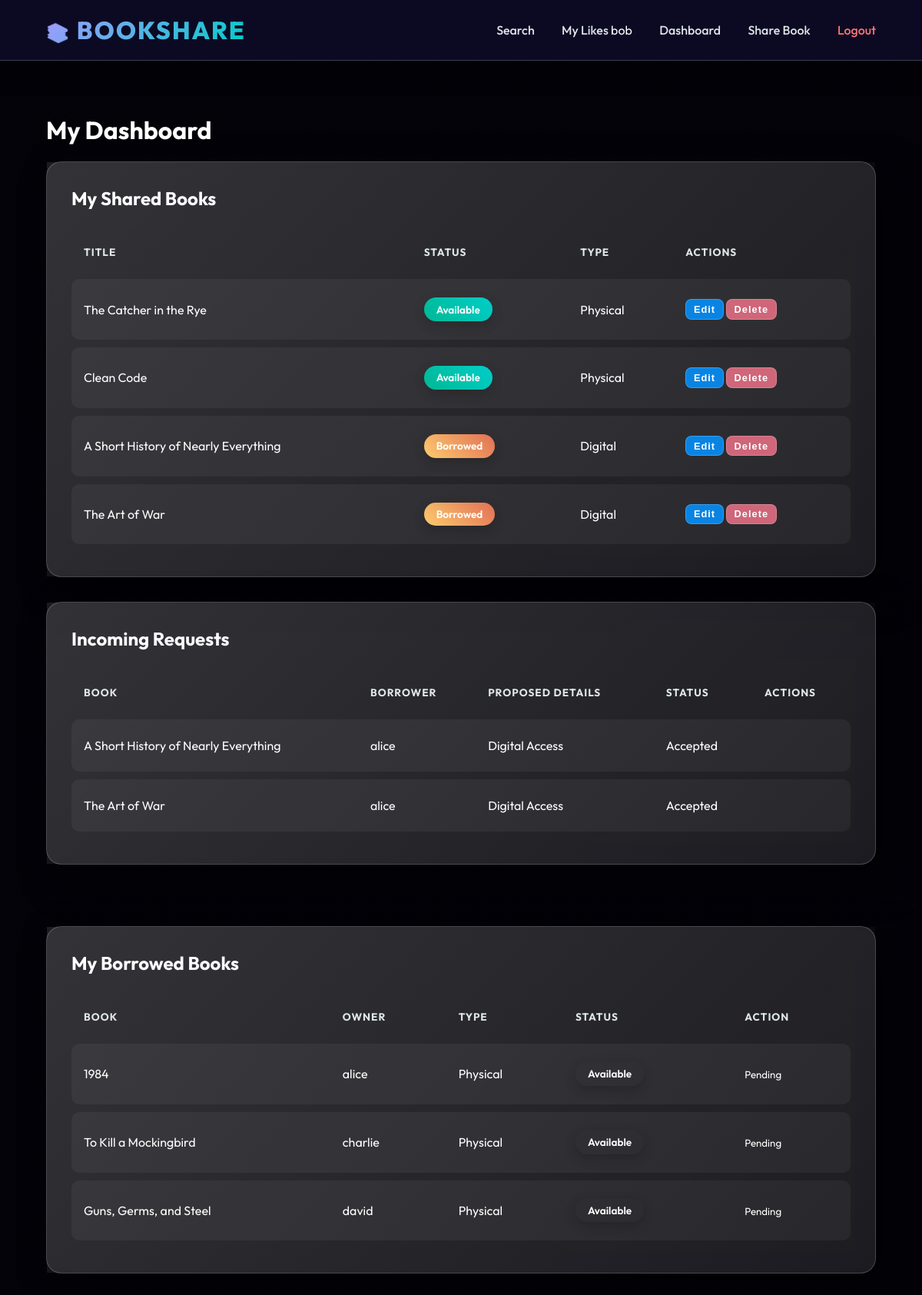
The page /dashboard (signed in) on the database its author committed.
### models.py (models this page shows, shortened)
class User(UserMixin, db.Model):
    id = db.Column(db.Integer, primary_key=True)
    username = db.Column(db.String(80), unique=True, nullable=False)
    email = db.Column(db.String(120), unique=True, nullable=False)
    password_hash = db.Column(db.String(128))
    role = db.Column(db.String(20), nullable=False, default='Member') # Member or Admin
    is_blocked = db.Column(db.Boolean, default=False)

class Book(db.Model):
    id = db.Column(db.Integer, primary_key=True)
    title = db.Column(db.String(200), nullable=False)
    author = db.Column(db.String(200), nullable=False)
    category = db.Column(db.String(100), nullable=False)
    type = db.Column(db.String(20), nullable=False) # Physical or Digital
    location = db.Column(db.String(200), nullable=True) # New: Physical availability notes
    description = db.Column(db.Text, nullable=True) # New: Book description
    file_link = db.Column(db.String(500), nullable=True) # Link to digital resource
    filename = db.Column(db.String(500), nullable=True) # Uploaded file path
    likes = db.Column(db.Integer, default=0) # New Interactive Feature
    status = db.Column(db.String(20), default='Available') # Available, Borrowed, Returned
    is_deleted = db.Column(db.Boolean, default=False) # Soft delete flag
    owner_id = db.Column(db.Integer, db.ForeignKey('user.id'), nullable=False)
    owner = db.relationship('User', backref=db.backref('books', lazy=True))

class BorrowRequest(db.Model):
    id = db.Column(db.Integer, primary_key=True)
    book_id = db.Column(db.Integer, db.ForeignKey('book.id'), nullable=False)
    borrower_id = db.Column(db.Integer, db.ForeignKey('user.id'), nullable=False)
    proposed_date = db.Column(db.String(20))
    proposed_time = db.Column(db.String(20))
    proposed_location = db.Column(db.String(200))
    request_status = db.Column(db.String(20), default='Pending') # Pending, Accepted, Rejected
    book = db.relationship('Book', backref=db.backref('requests', lazy=True))
    borrower = db.relationship('User', backref=db.backref('borrow_requests', lazy=True))

### app.py (the view)
@app.route('/dashboard')
@login_required
def dashboard():
    if current_user.role == 'Admin':
        return redirect(url_for('admin_dashboard'))
    my_books = Book.query.filter_by(owner=current_user, is_deleted=False).all()
    borrowed_requests = BorrowRequest.query.filter_by(borrower=current_user).all()
    received_requests = BorrowRequest.query.join(Book).filter(Book.owner == current_user, Book.is_deleted == False).all()
    return render_template('dashboard.html', my_books=my_books, borrowed_requests=borrowed_requests, received_requests=received_requests)

### app.py (called while the page is built)
@login_manager.user_loader
def load_user(user_id):
    return User.query.get(int(user_id))
    db.create_all()

### templates/dashboard.html (shortened to what this page needs)
{% extends 'base.html' %}
{% block body_class %}page-dashboard{% endblock %}
{% block content %}
<h1>My Dashboard</h1>
<div style="display: flex; flex-direction: column; gap: 2rem; max-width: 1200px; margin: 0 auto;">
    <div class="card" data-tilt style="transform-style: preserve-3d; margin-bottom: 0;">
        <h2 style="transform: translateZ(30px);">My Shared Books</h2>
        {% if my_books %}
        <div style="overflow-x: auto; transform: translateZ(20px);">
            <table>
                <thead>
                    <tr>
                        <th>Title</th>
                        <th>Status</th>
                        <th>Type</th>
                        <th>Actions</th>
                    </tr>
                </thead>
                <tbody>
                    {% for book in my_books %}
                    <tr style="transform: translateZ(10px);">
                        <td>{{ book.title }}</td>
                        <td>
                            <span class="badge {{ book.status|lower }}">{{ book.status }}</span>
                        </td>
                        <td>{{ book.type }}</td>
                        <td>
                            <a href="{{ url_for('edit_book', id=book.id) }}" style="text-decoration: none;">
                                <button class="btn-small"
                                    style="background: #0984e3; padding: 0.3rem 0.6rem; font-size: 0.8rem; width: auto; display: inline-block;">Edit</button>
                            </a>
                            <form method="POST" action="{{ url_for('delete_book', id=book.id) }}"
                                style="display:inline;" onsubmit="return confirm('Are you sure?');">
                                <button type="submit" class="btn-small"
                                    style="background: #cf6679; padding: 0.3rem 0.6rem; font-size: 0.8rem; width: auto;">Delete</button>
                            </form>
                        </td>
                    </tr>
                    {% endfor %}
                </tbody>
            </table>
        </div>
        {% else %}
        <p style="color: var(--text-muted);">You haven't shared any books yet.</p>
        {% endif %}
    </div>
    <div class="card" data-tilt style="transform-style: preserve-3d; margin-bottom: 3rem;">
        <h2 style="transform: translateZ(30px);">Incoming Requests</h2>
        {% if received_requests %}
        <div style="overflow-x: auto; transform: translateZ(20px);">
            <table>
                <thead>
                    <tr>
                        <th>Book</th>
                        <th>Borrower</th>
                        <th>Proposed Details</th>
                        <th>Status</th>
                        <th>Actions</th>
                    </tr>
                </thead>
                <tbody>
                    {% for req in received_requests %}
                    <tr>
                        <td>{{ req.book.title }}</td>
                        <td>{{ req.borrower.username }}</td>
                        <td>
                            {% if req.book.type == 'Physical' %}
                            <small>📅 {{ req.proposed_date }} <br> 🕒 {{ req.proposed_time }} <br> 📍 {{
                                req.proposed_location }}</small>
                            {% else %}
                            Digital Access
                            {% endif %}
                        </td>
                        <td>{{ req.request_status }}</td>
                        <td>
                        </td>
                    </tr>
                    {% endfor %}
                </tbody>
            </table>
        </div>
        {% else %}
        <p style="color: var(--text-muted);">No incoming requests.</p>
        {% endif %}
    </div>
    <div class="card" data-tilt style="transform-style: preserve-3d;">
        <h2 style="transform: translateZ(30px);">My Borrowed Books</h2>
        {% if borrowed_requests %}
        <div style="overflow-x: auto; transform: translateZ(20px);">
            <table>
                <thead>
                    <tr>
                        <th>Book</th>
                        <th>Owner</th>
                        <th>Type</th>
                        <th>Status</th>
                        <th>Action</th>
                    </tr>
                </thead>
                <tbody>
                    {% for req in borrowed_requests %}
                    <tr>
                        <td>{{ req.book.title }}</td>
                        <td>{{ req.book.owner.username }}</td>
                        <td>{{ req.book.type }}</td>
                        <td>
                            <span
                                class="badge {% if req.book.status == 'Borrowed' %}borrowed{% elif req.book.status == 'Returned' %}available{% endif %}">{{
                                req.book.status }}</span>
                        </td>
                        <td>
                            {% if req.book.type == 'Digital' and req.book.status == 'Borrowed' %}
                            {% if req.book.file_link %}
                            <a href="{{ req.book.file_link }}" target="_blank" class="btn-small"
                                style="text-decoration: none; background: #0984e3; color: white; display:inline-block; margin-right: 0.5rem;">Download
                                Link</a>
                            {% endif %}
                            {% if req.book.filename %}
                            <a href="{{ url_for('static', filename='uploads/' + req.book.filename) }}" target="_blank"
                                class="btn-small"
                                style="text-decoration: none; background: #0984e3; color: white; display:inline-block; margin-right: 0.5rem;">Download
                                File</a>
                            {% endif %}
                            <form method="POST" action="{{ url_for('return_book', req_id=req.id) }}"
                                style="display:inline;">
                                <button type="submit" class="btn-small"
                                    style="background: #00b894; width: auto;">Return</button>
                            </form>
                            {% elif req.book.type == 'Physical' %}
                            <small>{{ req.request_status }}</small>
                            {% endif %}
                        </td>
                    </tr>
                    {% endfor %}
                </tbody>
            </table>
        </div>
        {% else %}
        <p style="color: var(--text-muted);">You haven't borrowed any books.</p>
        {% endif %}
    </div>
</div>
{% endblock %}

### templates/base.html (shortened to what this page needs)
<!DOCTYPE html>
<html lang="en">
<head>
    <link rel="stylesheet" href="{{ url_for('static', filename='style.css') }}">
</head>
<body class="{% block body_class %}{% endblock %}">
    <nav>
        <a href="{{ url_for('index') }}" class="nav-brand">
            <span style="font-size: 1.5rem;">📚</span> BookShare
        </a>
        <div class="nav-links">
            <a href="{{ url_for('index') }}" class="{% if request.endpoint == 'index' %}active{% endif %}">Search</a>
            {% if current_user.is_authenticated %}
            <a href="{{ url_for('my_likes') }}" class="{% if request.endpoint == 'my_likes' %}active{% endif %}">My
                Likes</a>
            <span>{{ current_user.username }}</span>
            <a href="{{ url_for('dashboard') }}"
                class="{% if request.endpoint == 'dashboard' %}active{% endif %}">Dashboard</a>
            {% if current_user.role != 'Admin' %}
            <a href="{{ url_for('add_book') }}" class="{% if request.endpoint == 'add_book' %}active{% endif %}">Share
                Book</a>
            {% endif %}
            <a href="{{ url_for('logout') }}" style="color: #ff7675;">Logout</a>
            {% else %}
            <a href="{{ url_for('login') }}">Login</a>
            <a href="{{ url_for('register') }}"
                style="color: #00cec9; border: 1px solid #00cec9; padding: 0.5rem 1.5rem; border-radius: 50px;">Sign
                Up</a>
            {% endif %}
        </div>
    </nav>
    <div class="container">
        {% block content %}{% endblock %}
    </div>
</body>
</html>

### static/style.css (style rules this page uses)
:root { --primary: #6c5ce7; --primary-dark: #4834d4; --secondary: #00cec9; --text-white: #ffffff; --text-muted: #dfe6e9; --card-bg: rgba(255, 255, 255, 0.1); --card-border: rgba(255, 255, 255, 0.2); --shadow-light: 0 8px 32px 0 rgba(31, 38, 135, 0.37); --shadow-deep: 20px 20px 50px rgba(0, 0, 0, 0.5); }
body { margin: 0; font-family: 'Outfit', sans-serif; color: var(--text-white); background-color: #0f0c29; background-image: linear-gradient(rgba(0, 0, 0, 0.6), rgba(0, 0, 0, 0.6)), url('https://images.unsplash.com/photo-1481627834876-b7833e8f5570?ixlib=rb-4.0.3&auto=format&fit=crop&w=2000&q=80'); background-attachment: fixed; background-size: cover; background-position: center; perspective: 1000px; overflow-x: hidden; min-height: 100vh; }
nav { background: rgba(15, 12, 41, 0.85); backdrop-filter: blur(16px); border-bottom: 1px solid var(--card-border); padding: 1.2rem 5%; display: flex; justify-content: space-between; align-items: center; position: sticky; top: 0; z-index: 1000; box-shadow: 0 10px 30px rgba(0, 0, 0, 0.5); transform-style: preserve-3d; }
.nav-brand { font-size: 2rem; font-weight: 800; background: linear-gradient(135deg, #a29bfe, #00cec9); -webkit-background-clip: text; background-clip: text; -webkit-text-fill-color: transparent; text-transform: uppercase; letter-spacing: 2px; }
.nav-links a { color: var(--text-muted); text-decoration: none; margin-left: 2rem; font-weight: 500; position: relative; transition: all 0.3s; }
.nav-links a::after { content: ''; position: absolute; width: 0; height: 2px; bottom: -5px; left: 0; background: var(--secondary); transition: width 0.3s; }
.container { padding: 3rem 5%; max-width: 1400px; margin: 0 auto; }
.card { background: var(--card-bg); border: 1px solid var(--card-border); border-radius: 20px; padding: 2rem; backdrop-filter: blur(10px); box-shadow: var(--shadow-deep); transition: transform 0.3s ease, box-shadow 0.3s ease; position: relative; display: flex; flex-direction: column; }
.card::before { content: ''; position: absolute; top: 0; left: 0; width: 100%; height: 100%; background: linear-gradient(135deg, rgba(255, 255, 255, 0.1) 0%, transparent 100%); pointer-events: none; }
.card h1, .card h2, .card h3 { margin-top: 0; background: linear-gradient(to right, #fff, #dfe6e9); -webkit-background-clip: text; background-clip: text; -webkit-text-fill-color: transparent; }
button { background: linear-gradient(45deg, var(--primary), var(--primary-dark)); border: none; color: white; padding: 1rem 2rem; border-radius: 50px; font-weight: 700; letter-spacing: 1px; cursor: pointer; box-shadow: 0 10px 20px rgba(108, 92, 231, 0.4); transition: all 0.3s; transform: translateZ(20px); position: relative; overflow: hidden; width: 100%; }
button::before { content: ''; position: absolute; top: 0; left: -100%; width: 100%; height: 100%; background: linear-gradient(90deg, transparent, rgba(255, 255, 255, 0.2), transparent); transition: 0.5s; }
.btn-small { padding: 0.5rem 1.2rem; width: auto; font-size: 0.9rem; border-radius: 8px; background: rgba(255, 255, 255, 0.1); border: 1px solid rgba(255, 255, 255, 0.2); box-shadow: none; }
.badge { padding: 0.4rem 1rem; border-radius: 30px; font-size: 0.85rem; font-weight: 600; display: inline-block; margin-right: 0.5rem; box-shadow: 0 5px 15px rgba(0, 0, 0, 0.2); }
.badge.available { background: linear-gradient(45deg, #00b894, #00cec9); color: white; }
.badge.borrowed { background: linear-gradient(45deg, #fdcb6e, #e17055); color: white; }
table { width: 100%; border-collapse: separate; border-spacing: 0 10px; }
th { text-transform: uppercase; font-size: 0.85rem; color: var(--text-muted); letter-spacing: 1px; padding: 1rem; text-align: left; }
td { background: rgba(255, 255, 255, 0.05); padding: 1.5rem 1rem; transition: transform 0.2s; }
tr td:first-child { border-radius: 10px 0 0 10px; }
tr td:last-child { border-radius: 0 10px 10px 0; }
.page-dashboard { background-image: linear-gradient(rgba(0, 0, 0, 0.8), rgba(0, 0, 0, 0.8)), url('https://images.unsplash.com/photo-1521587760476-6c12a4b040da?auto=format&fit=crop&w=2000&q=80'); }

### rows shown on the page
User: username "bob"
Book: title "The Catcher in the Rye", status "Available", type "Physical"
Book: title "Clean Code", status "Available", type "Physical"
Book: title "A Short History of Nearly Everything", status "Borrowed", type "Digital"
Book: title "The Art of War", status "Borrowed", type "Digital"
BorrowRequest: book "A Short History of Nearly Everything", borrower.username "alice", request_status "Accepted"
BorrowRequest: book "The Art of War", borrower.username "alice", request_status "Accepted"
BorrowRequest: book "1984", book.owner.username "alice", book.type "Physical", book.status "Available", request_status "Pending"
BorrowRequest: book "To Kill a Mockingbird", book.owner.username "charlie", book.type "Physical", book.status "Available", request_status "Pending"
BorrowRequest: book "Guns, Germs, and Steel", book.owner.username "david", book.type "Physical", book.status "Available", request_status "Pending"
